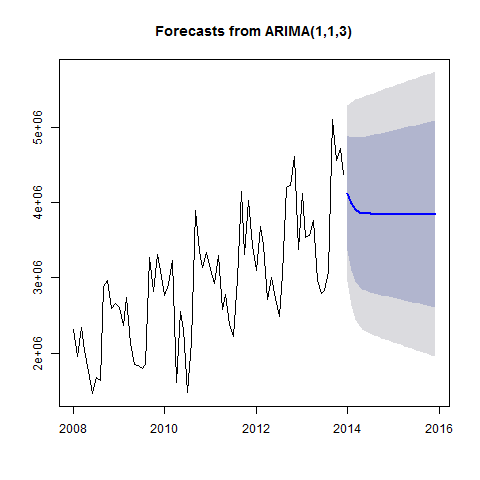

Source code (R):
#Creates Model_ARIMA_10 plot

png("Plots/Model_ARIMA_10_plot.png")
plot(forecast(Model_ARIMA_10))
dev.off()